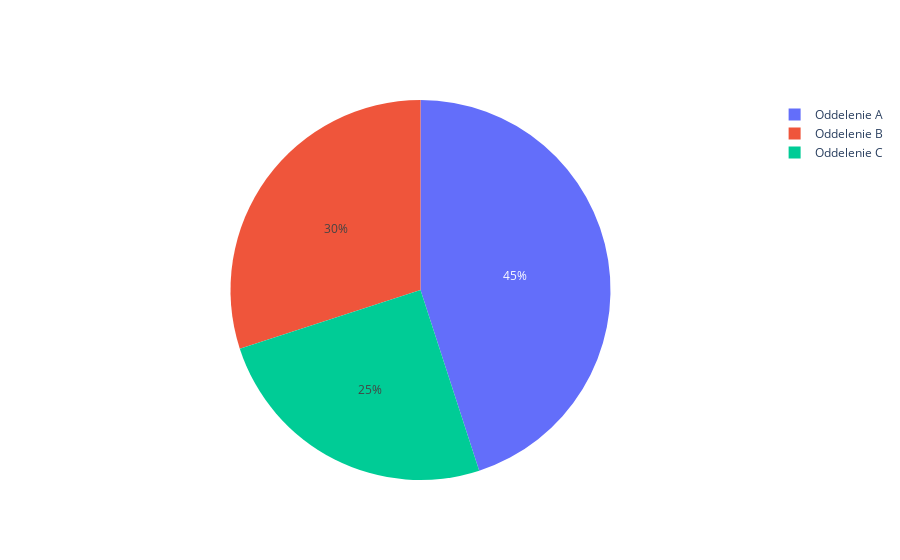

The code cell stored with this chart in its notebook:
### Markdown cell above
# Koláčový graf
Sú vhodné na zobrazovanie percentuálneho rozdelenia kategórií voči celku.

### Code cell
import plotly.graph_objects as go

# Dáta pre graf
labels = ['Oddelenie A', 'Oddelenie B', 'Oddelenie C']
values = [450, 300, 250]

# Vytvorenie grafu
fig = go.Figure(data=go.Pie(labels=labels, values=values))

# Zobrazenie grafu
fig.show()

### Figure 1 — Plotly figure (JSON) as saved in the notebook; plotly's stock layout.template omitted (floating-point values rounded to 4 significant figures)
{"data": [{"labels": ["Oddelenie A", "Oddelenie B", "Oddelenie C"], "values": [450, 300, 250], "type": "pie"}], "layout": {}}
